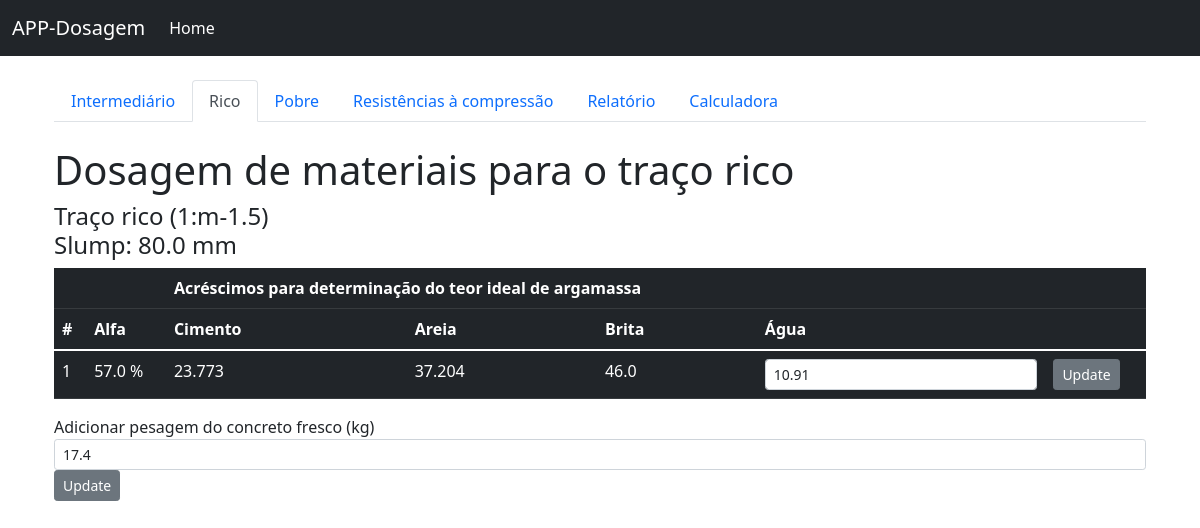
Before: /rico/3 with the older database file.
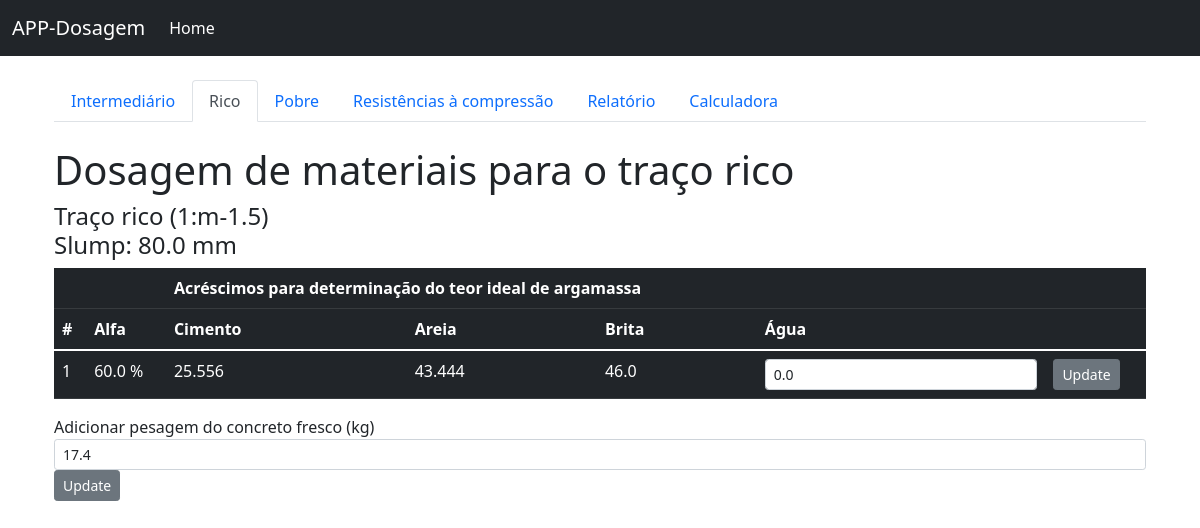
After: the same page with the newer database file.
### app/models.py (models this page shows, shortened)
class Dosagem_rico(db.Model):
    id = db.Column(db.Integer, primary_key=True)
    alfa = db.Column(db.Float)
    c_unitario = db.Column(db.Float)
    a_unitario = db.Column(db.Float)
    b_unitario = db.Column(db.Float)
    c_massa = db.Column(db.Float)
    a_massa = db.Column(db.Float)
    b_massa = db.Column(db.Float)
    c_acr = db.Column(db.Float)
    a_acr= db.Column(db.Float)
    a_massa_umida = db.Column(db.Float)
    umidade_agregado = db.Column(db.Float)
    agua = db.Column(db.Float)
    agua_cimento = db.Column(db.Float)
    ensaio_id = db.Column(db.Integer, db.ForeignKey('ensaios.id'))

### app/routes.py (the view)
@app.route('/rico/<int:id>', methods=['POST', 'GET'])
def rico(id):
    ensaio_salvo = Ensaios.query.filter_by(id=id).first()
    c = Consumo_rico.query.filter_by(ensaio_id=id).first()
    slump = ensaio_salvo.slump
    m = ensaio_salvo.piloto
    mr = ensaio_salvo.rico
    return render_template("rico.html", ensaio_salvo=ensaio_salvo, id=id, slump=slump, m=m, mr=mr, c=c)

### app/templates/rico.html
{% extends 'base.html' %}
{% block content %}
<div class="container">
    <div class = "row">
        <div class="container">
            <ul class="nav nav-tabs">
              <li class="nav-item">
                <a class="nav-link" aria-current="page" href="/dosagem/{{ id }}">Intermediário</a>
              </li>
              <li class="nav-item">
                <a class="nav-link active" href="/rico/{{ id }}">Rico</a>
              </li>
              <li class="nav-item">
                <a class="nav-link" href="/pobre/{{ id }}">Pobre</a>
              </li>
              <li class="nav-item">
                <a class="nav-link" href="/corpo_de_prova/{{ id }}">Resistências à compressão</a>
              </li>
              <li class="nav-item">
                <a class="nav-link" href="/resultados/{{ id }}">Relatório</a>
              </li>
              <li class="nav-item">
                <a class="nav-link" href="/calculadora/{{ id }}">Calculadora</a>
              </li>
            </ul>
            <br>
        </div>
    </div>
    <h1>Dosagem de materiais para o traço rico</h1>
    <h4>Traço rico (1:m-{{ m - mr }})<br>Slump: {{ slump }} mm</h4>
    <div class="table-responsive">
    <table class="table table-dark">
        <thead>
            <tr>
                <th></th>
                <th></th>
                <th colspan="3">Acréscimos para determinação do teor ideal de argamassa</th>
                <th></th>
                <th></th>
            </tr>
            <tr>
                <th>#</th>
                <th>Alfa</th>
                <th>Cimento</th>
                <th>Areia</th>
                <th>Brita</th>
                <th>Água</th>
                <th></th>
            </tr>
        </thead>
        <tbody>
        {% for i in ensaio_salvo.dosagem_rico %}
        <form method="POST" action="/agua_rico">
            <tr>
            <td>{{ 1 }}</td>
            <td>{{ i.alfa }} %</td>
            <td>{{ i.c_massa }}</td>
            <td>{{ i.a_massa }}</td>
            <td>{{ i.b_massa }}</td>
            <td><input type="hidden" value="{{ i.id }}" name="i_id">
            <input type="number" step="any" size="1" class="form-control form-control-sm" value="{{ i.agua }}" name="valor_agua_novo"></td>
            <td><input type="submit" class="btn btn-secondary btn-sm" value="Update"></td>
            </tr>
        </form>
        {% endfor %}
        </tbody>
    </table>
    <div>
      Adicionar pesagem do concreto fresco (kg)
      <form method="POST" action="/rico/pesagem/{{ id }}">
      <input type="number" step="any" size="1" class="form-control form-control-sm" value="{{ c.kg_rico }}" name="pesagem_rico">
      <input type="submit" class="btn btn-secondary btn-sm" value="Update">
      </form>
    </div>
    </div>
</div>
{% endblock %}

Changed rows visible on the page:
removed Dosagem_rico: value "1", alfa "57.0", c_massa "23.773", a_massa "37.204", b_massa "46.0", valor_agua_novo "10.91"
added Dosagem_rico: value "1", alfa "60.0", c_massa "25.556", a_massa "43.444", b_massa "46.0", valor_agua_novo "0.0"
